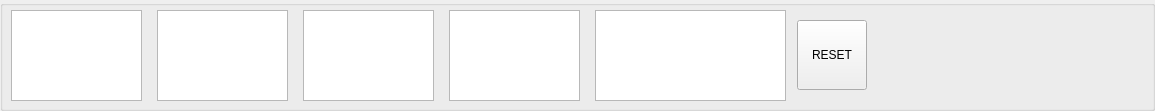
         <widget class="QGroupBox" name="groupBox_4">
          <property name="minimumSize">
           <size>
            <width>1155</width>
            <height>111</height>
           </size>
          </property>
          <property name="maximumSize">
           <size>
            <width>1155</width>
            <height>111</height>
           </size>
          </property>
          <property name="title">
           <string/>
          </property>
          <widget class="QPushButton" name="r2rBtnFilter">
           <property name="geometry">
            <rect>
             <x>797</x>
             <y>20</y>
             <width>70</width>
             <height>70</height>
            </rect>
           </property>
           <property name="minimumSize">
            <size>
             <width>70</width>
             <height>70</height>
            </size>
           </property>
           <property name="maximumSize">
            <size>
             <width>0</width>
             <height>0</height>
            </size>
           </property>
           <property name="text">
            <string>RESET</string>
           </property>
          </widget>
          <widget class="QListWidget" name="r2rListTech">
           <property name="geometry">
            <rect>
             <x>11</x>
             <y>10</y>
             <width>131</width>
             <height>91</height>
            </rect>
           </property>
           <property name="minimumSize">
            <size>
             <width>0</width>
             <height>70</height>
            </size>
           </property>
           <property name="maximumSize">
            <size>
             <width>140</width>
             <height>1000</height>
            </size>
           </property>
          </widget>
          <widget class="QListWidget" name="r2rListLayer">
           <property name="geometry">
            <rect>
             <x>303</x>
             <y>10</y>
             <width>131</width>
             <height>91</height>
            </rect>
           </property>
           <property name="minimumSize">
            <size>
             <width>0</width>
             <height>70</height>
            </size>
           </property>
           <property name="maximumSize">
            <size>
             <width>140</width>
             <height>1000</height>
            </size>
           </property>
          </widget>
          <widget class="QListWidget" name="r2rListPart">
           <property name="geometry">
            <rect>
             <x>157</x>
             <y>10</y>
             <width>131</width>
             <height>91</height>
            </rect>
           </property>
           <property name="minimumSize">
            <size>
             <width>0</width>
             <height>70</height>
            </size>
           </property>
           <property name="maximumSize">
            <size>
             <width>140</width>
             <height>1000</height>
            </size>
           </property>
          </widget>
          <widget class="QListWidget" name="r2rListDate">
           <property name="geometry">
            <rect>
             <x>595</x>
             <y>10</y>
             <width>191</width>
             <height>91</height>
            </rect>
           </property>
           <property name="minimumSize">
            <size>
             <width>0</width>
             <height>70</height>
            </size>
           </property>
           <property name="maximumSize">
            <size>
             <width>200</width>
             <height>1000</height>
            </size>
           </property>
          </widget>
          <widget class="QListWidget" name="r2rListTool">
           <property name="geometry">
            <rect>
             <x>449</x>
             <y>10</y>
             <width>131</width>
             <height>91</height>
            </rect>
           </property>
           <property name="minimumSize">
            <size>
             <width>0</width>
             <height>70</height>
            </size>
           </property>
           <property name="maximumSize">
            <size>
             <width>140</width>
             <height>1000</height>
            </size>
           </property>
          </widget>
         </widget>
